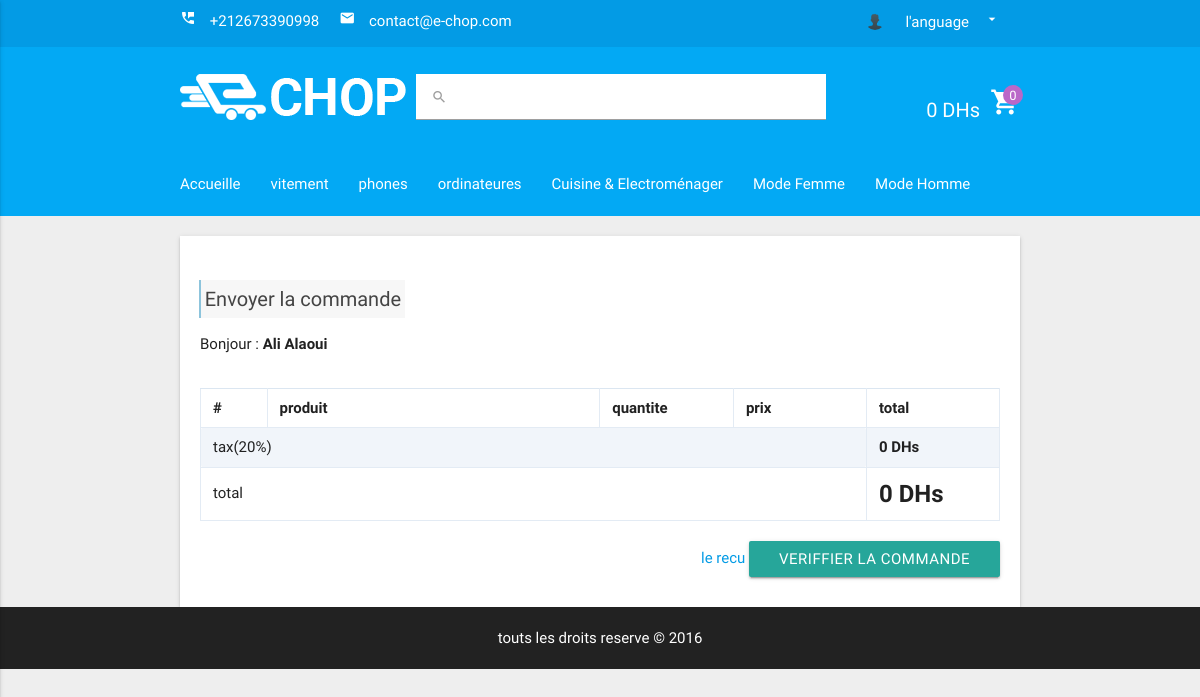
/commander.php (signed in), run on the app's committed database.
### tables this page shows
CREATE TABLE `infos` (
  `tele` varchar(30) NOT NULL,
  `fax` varchar(30) NOT NULL,
  `adresse` varchar(255) NOT NULL,
  `email` varchar(255) NOT NULL,
  `lang` varchar(30) NOT NULL
);

CREATE TABLE `categorie` (
  `id_cat` int(10) UNSIGNED NOT NULL,
  `title_cat` varchar(255) NOT NULL
);

CREATE TABLE `client` (
  `c_id` int(10) UNSIGNED NOT NULL,
  `c_nom` varchar(30) NOT NULL,
  `c_prenom` varchar(30) NOT NULL,
  `c_email` varchar(255) NOT NULL,
  `c_pass` varchar(255) NOT NULL,
  `c_sex` varchar(30) NOT NULL,
  `c_avatar` varchar(255) NOT NULL DEFAULT 'avatar.png',
  `c_contry` varchar(30) NOT NULL,
  `c_ville` varchar(30) NOT NULL,
  `c_tele` varchar(30) NOT NULL,
  `c_fax` varchar(30) NOT NULL,
  `c_adresse` varchar(255) NOT NULL
);

### include/config.php (called while the page is built, shortened)
<?php
$hostname = 'localhost';
$username = 'root';
$password = '';
$database = 'ecomerce';
$path     = 'http://'.$_SERVER['SERVER_NAME'].'/ecomerce/';
$con = new mysqli($hostname,$username,$password,$database);
if(isset($_SESSION['c_id'])){
    $result = $con->query("SELECT * FROM `client` WHERE c_id='{$_SESSION['c_id']}'");
    $client = $result->fetch_assoc();
}
$info = $con->query("SELECT * FROM `infos`");
$info_site = $info->fetch_assoc();
?>

### langage/fr.php (called while the page is built)
<?php
$lang =  array(
'home'              => 'Accueille',
'register'              => 's\'inscrire',
'login'              => 's\'identifier',
'logout'              => 'quiter',
'lang'              => 'l\'anguage',
'cats'              => 'Les categories',
'top prp'              => 'LES TOP PRODUITS',
'top promo'              => 'LES TOP PROMOTIONS',
'Prix r'              => 'Prix réduit',
'stok available'              => 'morceaux available',
'details'              => 'details',
'video'              => 'vidéo',
'comments'              => 'TOUS LES COMMENTAIRES',
'add comment'              => 'POSTER UN COMMANTAIRE',
'comm'              => 'commanter',
'cat'              => 'CATEGOGIE',
'yourpannier'              => 'votre pannier',
'panniervide'              => 'Votre pannier est vide',
'produit'              => 'produit',
'qte'              => 'quantite',
'prix'              => 'prix',
'commander'              => 'commander',
'vider'              => 'vider le panier',
'acheter'              => 'j\'acheter',
'refresh'             => 'mise a jour'
);
?>

### commander.php (the view, shortened to what this page needs)
<?php
include 'include/header.php';
?>
<div class="container commander white z-depth-1">
    <div class="row">
        <h6>Envoyer la commande</h6>
        <?php if (isset($_SESSION['c_id'])): ?>
            <div class="col s12">
            Bonjour : <b><?php echo $client['c_nom'].' '.$client['c_prenom'] ?></b><br><br>
                <?php
                    $tbl = "
                    <table id='tableCommand'>
                    <thead>
                        <tr>
                            <th style='width:5%'>#</th>
                            <th style='width:25%'>produit</th>
                            <th style='width:10%'>quantite</th>
                            <th style='width:10%'>prix</th>
                            <th style='width:10%'>total</th>
                        </tr>
                    </thead>
                    ";
                 ?>
                <tbody>
                    <?php
                    $glob=0;
                    $tax = $glob*20/100;
                    $glob+=$tax;
                    $tbl.="
                    <tr>
                        <td colspan=4>tax(20%)</td>
                        <td><b>$tax DHs</b></td>
                    </tr>
                    <tr>
                        <td colspan=4>total</td>
                        <td><b><font size='5'>$glob DHs</font></b></td>
                    </tr>
                    </tbody>
                    </table>
                    ";
                    echo "
                        <div id='data'>
                            $tbl
                        </div>
                    ";
                    ?>
            <div class="right">
                <a href="recu.php">le recu</a>
                <a href="commander.php?action=ok" class="btn">veriffier la commande</a>
            </div>
            </div>
        <?php endif; ?>
    </div>
</div>
<?php
include 'include/footer.php';
?>

### include/header.php (shortened to what this page needs)
<?php
include 'config.php';
if (isset($_COOKIE['lang'])) {
    if ($_COOKIE['lang']=='ar')
        include 'langage/ar.php';
    else
        include 'langage/fr.php';
}else {
    include 'langage/fr.php';
}
$gp=0;
?>
<!DOCTYPE html>
<html>
<head>
    <link href="<?=$path?>css/icones.css" rel="stylesheet">
    <link type="text/css" rel="stylesheet" href="<?=$path?>css/materialize.min.css"  media="screen,projection"/>
    <link rel="stylesheet" type="text/css" href="<?=$path?>css/animate.css">
    <link rel="stylesheet" type="text/css" href="<?=$path?>css/font-awesome.min.css">
    <link rel="stylesheet" type="text/css" href="<?=$path?>css/style.css">
</head>
<body class="grey lighten-3">
<a href="pannier.php"><div class="purch" id="purch">
</div></a>
<header id="header">
    <div id="headTop" class="light-blue darken-1">
        <div class="container">
            <ul class="left">
                <li><i class="material-icons dp48"><span>perm_phone_msg</i> <?=$info_site['tele']?></span></li>
                <li><i class="material-icons dp48"><span>email</i> <?=$info_site['email']?></span></li>
            </ul>
            <ul class="right">
                <?php if(!isset($_SESSION['c_id'])): ?>
                <li style="position: relative;">
                    <a href="register.php" class="waves-effect waves-light"><?=$lang['register']?></a>
                    <div style="color: #fff" class="la-ball-scale-multiple la-2x">
                        <div></div>
                        <div></div>
                        <div></div>
                    </div>
                </li>
                <li><a href="register.php" class="waves-effect waves-light"><?=$lang['login']?></a></li>
                <?php else: ?>
                    <li><a class='dropdown-button' href='#' data-activates='user'><img src="<?=$path?>images/user.png" class="circle responsive-img tooltipped"  data-position="left" data-delay="60" data-tooltip="<?php echo $client['c_nom'].'.'.$client['c_prenom'];?>" width='20px'></a></li>
                <?php endif; ?>
                <li><a class="dropdown-button waves-effect waves-light" href="#" data-activates="dropdown1"><?=$lang['lang']?><i class="material-icons right">arrow_drop_down</i></a></li>
            </ul>
        </div>
    </div>
    <div id="logo_recherche" class="light-blue">
        <div class="container">
            <div id="logo" class="left">
                <a href="index.php"><h1><img src="<?=$path?>images/logo.png" alt=""></h1></a>
            </div>
            <div id="recherche" class="right">
                <form method="get" action='recherche.php' class="left">
                    <div class="input-field white">
                        <input id="search" type="search" name="key" required>
                        <label class="label-icon" for="search"><i class="material-icons">search</i></label>
                        <i class="material-icons">close</i>
                    </div>
                </form>
                <div id="cart" class="right">
                    <a href="pannier.php"><span class="total"><?=$gp?> DHs</span><i class="material-icons dp48">shopping_cart</i>
                    <span class="circle purple lighten-2"><?php echo count($_SESSION['pannier']); ?></span></a>
                </div>
            </div>
        </div>
    </div>
    <div id="main_nav">
        <nav>
            <div class="nav-wrapper light-blue">
                <div class="container">
                    <ul class="left hide-on-med-and-down">
                        <li><a href="index.php"><?=$lang['home']?></a></li>
                        <?php
                            $catResult = $con->query("SELECT * FROM `categorie`");
                            $j=0;
                            while ($cat = $catResult->fetch_assoc()) {
                                echo "<li><a href='categorie.php?catid={$cat['id_cat']}'>{$cat['title_cat']}</a></li>";
                                $j++;
                                if($j>5){
                                    echo "<li><a href='categories.php'><i class='fa fa-plus' aria-hidden='true'></i></a></li>";
                                    break;
                                }
                            }
                        ?>
                    </ul>
                </div>
            </div>
        </nav>
    </div>
</header>
<div id="main_wrapper">

### css/style.css (style rules this page uses)
.material-icons { font-size: 16px; }
#headTop { padding: 5px 0; color: #fff; }
#headTop ul { margin: 5px 0; }
#headTop li { float: left; margin-right: 20px; }
#headTop a { color: #fff; }
#headTop span { margin-right: 10px; }
#logo { margin-top: 15px; }
#logo h1 { margin: 0; color: #fff; font-size: 40px; }
#cart { margin-left: 100px; margin-top: 28px; color: #fff; font-size: 20px; position: relative; }
#cart span.circle { width: 20px; height: 20px; display: block; font-size: 13px; text-align: center; position: absolute; right: -3px; top: -2px; line-height: 1.7; }
#cart span.total { right: 40px; color: #fff; margin-right: 10px; }
#cart span.circle { color: #fff; }
#recherche .input-field input[type=search] { width: 350px; }
.input-field input[type=search] ~ .mdi-navigation-close, .input-field input[type=search] ~ .material-icons { top: 7px; }
.input-field label { top: 15px; }
#logo_recherche { padding: 12px 0; }
#main_nav nav ul a { padding: 0; padding-right: 30px; }
#main_nav nav { box-shadow: none; }
#main_wrapper { margin: 20px 0; margin-bottom: 10px; position: relative; }
.purch { background-image: url(../images/purse.png); background-repeat: no-repeat; background-position: center; background-size: cover; width: 60px; height: 60px; top: -54px; right: 40px; position: fixed; z-index: 99; transition: 1s; }
.purch::before { content: ""; display: block; height: 60px; width: 2px; background-color: #000; position: absolute; top: -51px; right: 30px; }
.nav-wrapper { margin-bottom: 13px; }
.commander { padding: 10px 20px; }
.commander h6 { line-height: 1.5; background-color: #f7f7f7; font-size: 20px; margin-left: 10px; display: table; padding: 4px; border-left: 2px solid #8dc4dc; color: #444; margin-bottom: 15px; }
#tableCommand { border: 1px solid #e3ebf4; width: 100%; max-width: 100%; margin-bottom: 20px; margin-top: 10px; }
#tableCommand>thead>tr>th { border: 1px solid #e3ebf4; }
#tableCommand>tbody>tr:nth-of-type(odd) { background-color: #f9f9f9; }
#tableCommand>tbody>tr:nth-child(odd)>td, #tableCommand>tbody>tr:nth-child(odd)>th { background: #f1f5fa; }
#tableCommand>thead>tr>th { padding: 8px 12px; border-top: 1px solid #dbe6f1; }
#tableCommand>tbody>tr>td { padding: 8px 12px; border-top: 1px solid #dbe6f1; }
#tableCommand>tbody>tr>td { border: 1px solid #e3ebf4; }
#tableCommand>tbody>tr>td { vertical-align: middle; }

### data on the page
infos: tele "+212673390998", email "contact@e-chop.com"
categorie: title_cat "vitement"
categorie: title_cat "phones"
categorie: title_cat "ordinateures"
categorie: title_cat "Cuisine & Electroménager"
categorie: title_cat "Mode Femme"
categorie: title_cat "Mode Homme"
client: c_nom "Ali", c_prenom "Alaoui"

### other printed values
$lang['lang'] "l'anguage"
$gp "0"
count($_SESSION['pannier']) "0"
$lang['home'] "Accueille"
$tax "0"
$glob "0"
